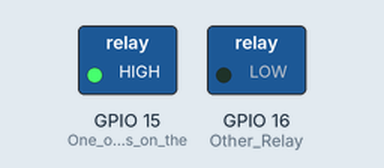
A program run on a simulated ESP32-S3. Parts: switched loads named in the program (green lamp = pin HIGH). What the program prints to the serial monitor is not drawn.

Above: at 2.5 s.
At 12.5 s:
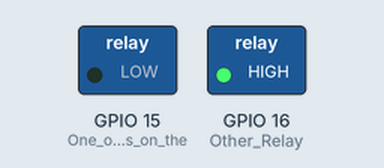
At 17.5 s:
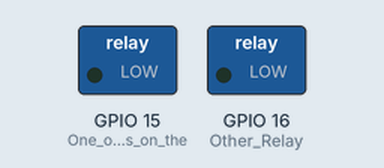
Timing chart, 0 to 26.0 s (numbered marks = the images above):
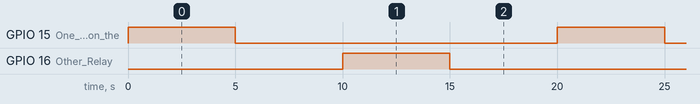

Measured:
- by itself, GPIO 15 (One_of_the_relays_on_the), GPIO 16 (Other_Relay): alternates HIGH for 5.0 s and LOW for 15.0 s
- by itself, everything shown: repeats every 20.0 s, in 4 steps

The program:

main.cpp
```cpp
#include <Arduino.h>

#include "esp32-hal.h"


// Only Dev boards have the Built-in LED.
#define SIMPLE true

#if SIMPLE == false
void setup()
{
  Serial.begin(115200);

  pinMode(LED_BUILTIN, OUTPUT);
}

void loop()
{

  Serial.println("Hello world!");
  //digitalWrite(LED_BUILTIN, LOW);
  //delay(500);
  digitalWrite(LED_BUILTIN, HIGH);
  delay(500);
  neopixelWrite(LED_BUILTIN, 255, 0, 0);
  delay(500);
  neopixelWrite(LED_BUILTIN, 0, 255, 0);
  delay(500);
  neopixelWrite(LED_BUILTIN, 0, 0, 255);
  delay(500);
}

#elif SIMPLE == true

bool trueDelay(int millis);

TickType_t xLastWakeTime;
BaseType_t xWasDelayed;

void setup()
{
  Serial.begin(115200);

  pinMode(15, OUTPUT);    // One of the relays on the ESP32-S3-2R board, just to test with.
  pinMode(16, OUTPUT);    // Other Relay. Both relays have indicator LED's as well.
  xLastWakeTime = xTaskGetTickCount();
}

void loop()
{
  while (true)
  {

    Serial.println("Hello world!");

    //digitalWrite(LED_BUILTIN, LOW);
    //delay(500);
    digitalWrite(15, HIGH);
    delay(5000);              // Uses vTaskDelay()
    digitalWrite(15, LOW);
    vTaskDelay(5000);         // Uses vTaskDelay()
    digitalWrite(16, HIGH);
    trueDelay(5000);          // Uses vTaskDelayUntil()
    digitalWrite(16, LOW);
    delayMicroseconds(5000 * 1000);   // This works properly, becaue it uses busy-waiting instead of yielding (and involving the task scheduler)
  }
}

/*  So to just get across how weird this problem is...
 *  - Time spent in the debugger counts against any calls to vTaskDelay() thereafter...
 *  - It is cumulative in both directions! If the time exceeds the next delay(), the remainder
 *    will carry over to the delay() after that, and so on.
 *
 *  - Applies to vTaskDelayUntil() as well.
 *    - EVEN WHEN YOU EXPLICITLY PASS IT THE TIME
 *      - (You're supposed to pass it a pointer and let it increment on its own)
 *      - See code below.
 */


bool trueDelay(int millis)
{
  TickType_t start = xTaskGetTickCount();
  TickType_t ticks = (millis / portTICK_PERIOD_MS);
  return xTaskDelayUntil( &start, ticks );          // Suffers the same issue as vTaskDelay();
}


#endif
```
